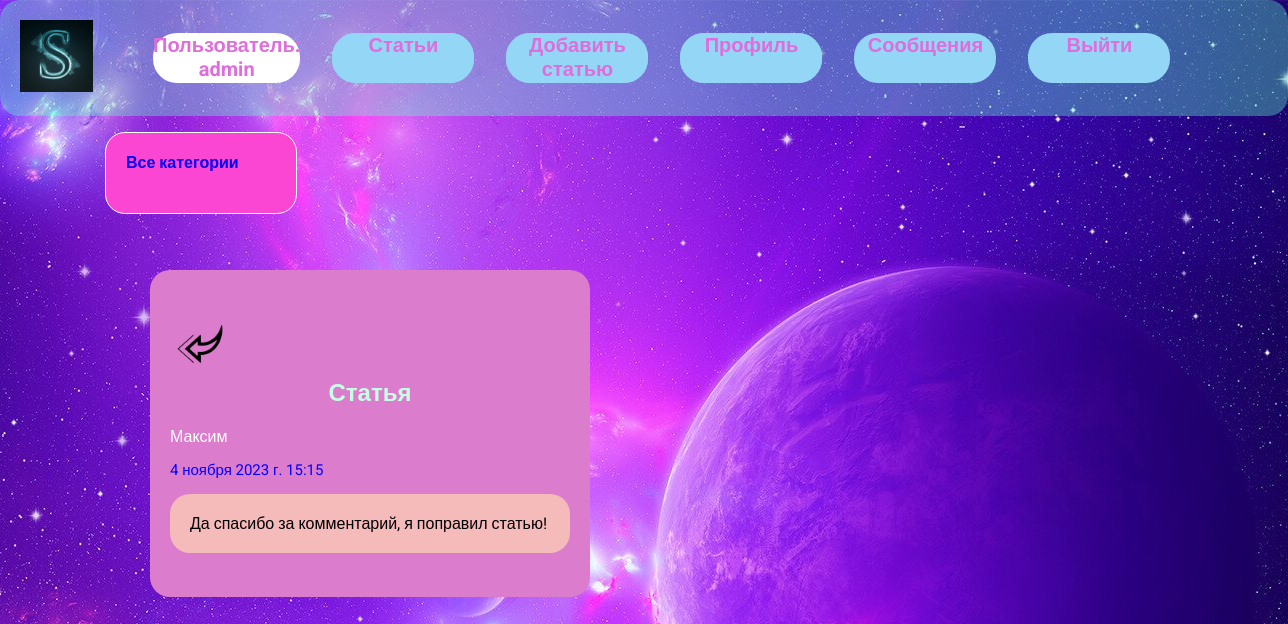
/message/19 (signed in), run on the app's committed database.
### users/models.py (models this page shows, shortened)
class Message(models.Model):
    sender = models.ForeignKey(Profile, on_delete=models.SET_NULL, null=True, blank=True)
    recipient = models.ForeignKey(Profile, on_delete=models.SET_NULL, null=True, blank=True, related_name='messages')
    name = models.CharField(max_length=200, null=True, blank=True)
    email = models.EmailField(max_length=200, null=True, blank=True)
    subject = models.CharField(max_length=200, null=True, blank=True)
    body = models.TextField()
    is_read = models.BooleanField(default=False, null=True)
    created = models.DateTimeField(auto_now_add=True)
    class Meta:
        ordering = ['is_read', '-created']

### users/views.py (the view)
# urls.py: path('message/<str:pk>', views.view_message, name='message'),
@login_required(login_url='login')
def view_message(request, pk):
    profile = request.user.profile
    message = profile.messages.get(id=pk)
    if message.is_read is False:
        message.is_read = True
        message.save()
    context = {'message': message}
    return render(request, 'users/message.html', context)

### users/templates/users/message.html
{% extends 'article/base.html' %}
{% block content %}
{% load static %}
  <main class="messagePage my-xl">
    <div class="content__box">
      <div class="message">
        <a class="backButton1" href="{% url 'inbox' %}"><img class="buckimg_1" src="{% static 'images/left.png' %}" alt="left"></a>
        <h2 class="message__subject">{{ message.subject }}</h2>
          {% if message.sender %}
          <a href="{% url 'user_profile' message.sender.id %}" class="message__author">{{ message.name }}</a>
          {% else %}
          {{ message.name }}
          {% endif %}
          <p class="message__date">{{ message.created }}</p>
          <div class="message__body">
            {{ message.body | linebreaksbr }}
          </div>
      </div>
    </div>
  </main>
{% endblock %}

### article/templates/article/navbar.html
{% load static %}
<header class="header">
    <div class="container container--narrow">
      <a href="{% url 'start' %}" class="header__logo">
        <img src="{% static 'images/logo.jpg' %}" alt="DevSearch Logo" />
      </a>
      <nav class="header__nav">
        <ul class="header__menu">
          <li class="header__menuItem" id="us" >Пользователь:<br> {{ user }}</li>
          <a href="{% url 'articles' %}" class="header__menuItem"><li class="header__menuItem">Статьи</li></a>
          {% if request.user.is_authenticated %}
          <a href="{% url 'create-article' %}" class="header__menuItem"><li class="header__menuItem">Добавить статью</li></a>
          <a href="{% url 'user_account' %}" class="header__menuItem"><li class="header__menuItem">Профиль</li></a>
          <a href="{% url 'inbox' %}" class="btn btn--sub"><li class="header__menuItem">Сообщения</li></a>
          <a href="{% url 'logout' %}" class="btn btn--sub"><li class="header__menuItem">Выйти</li></a>
          {% else %}
          <li class="header__menuItem"><a href="{% url 'login' %}" class="btn btn--sub">Регистрация/Войти</a></li>
          {% endif %}
        </ul>
      </nav>
    </div>
  </header>

### article/static/styles/style.css (style rules this page uses)
body { font-family: 'Roboto', sans-serif; padding: 0; margin: 0; background: url("/static/images/back1.jpg") 50% 0 no-repeat fixed; }
.header { position: sticky; z-index: 111; background-color: var(--color-sub); background-color: #60ffc95e; padding: 1.5rem 0; border-radius: 20px; padding: 5px; }
.header > .container { display: flex; justify-content: space-between; align-items: center; }
.header__logo > img { height: 4.5rem; padding: 15px; }
.header__nav > ul { display: inline-flex; align-items: center; list-style: none; gap: 2rem; font-size: 20px; font-weight: 700; }
.header__menuItem { color: #df6ddb; background: #94d6f5; width: 142px; height: 50px; text-align: center; border-radius: 24px; flex-basis: initial; }
#us { background: #ffffff; flex-basis: content; width: 260px; }
a, li { text-decoration: none; }
.message { padding: 1.5rem 0; }
.message > a { display: flex; gap: 1rem; }
.content__box { display: block; width: 400px; height: auto; margin: 30px; padding: 20px; background-color: #db7dcc; border-radius:20px; margin-left: 150px; margin-top: 40px; }
.message__subject { text-align: center; margin-top: 5px; color: #c4ffe4; }
.message__date { font-size:15px; color: blue; }
.message__body { display: block; width: 90%; height: auto; background-color: #f5baba; padding: 20px; border-radius: 20px; }
.backButton1 { padding: 5px; margin: 0px; }
.buckimg_1 { width:50px; height:50px; }
.message__author { color: #ffffff; }

### data on the page
Message: subject "Статья", name "Максим", created "4 ноября 2023 г. 15:15", body "Да спасибо за комментарий, я поправил статью!"

### other printed values
{{ user }} "admin"
